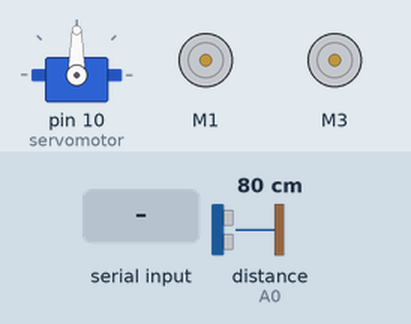
Bench run of a sketch on a simulated Arduino Uno, built with avr-gcc and run on an emulated ATmega328P. On the bench: servo, 2 × DC motor (green arrow = forward, orange = backward, longer = faster). The inputs (shaded band) are chosen by the test bench; at power-on: distance to the obstacle (sensor on A0) 80 cm. The echo pulse lasts 58.3 µs per cm.

Above: at 1.2 s.
1.3 s: "left" received over Serial
At 2.6 s:
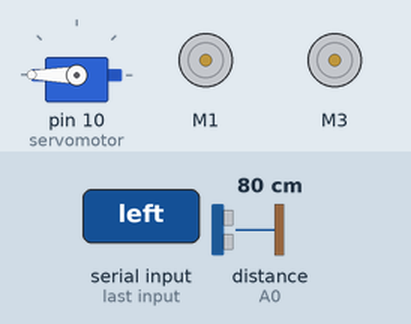
4.3 s: "right" received over Serial
At 5.7 s:
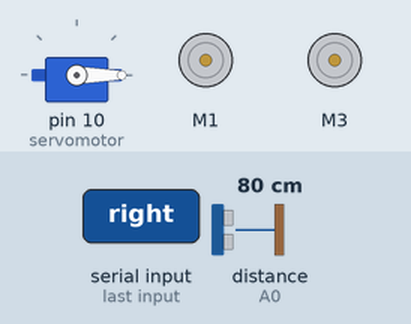
7.3 s: "forward" received over Serial
At 9.1 s:
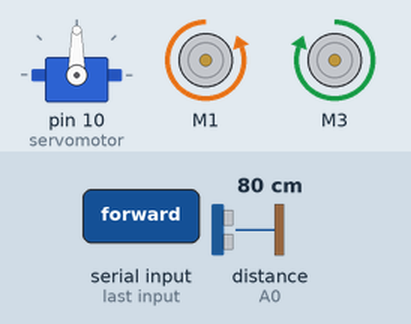
9.8 s: distance to the obstacle (sensor on A0) set to 11 cm
11.3 s: distance to the obstacle (sensor on A0) set to 8 cm
At 11.7 s:
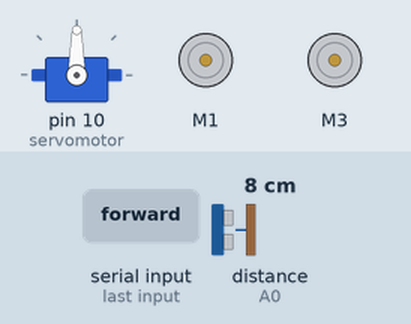
12.8 s: "left" received over Serial
At 15.0 s:
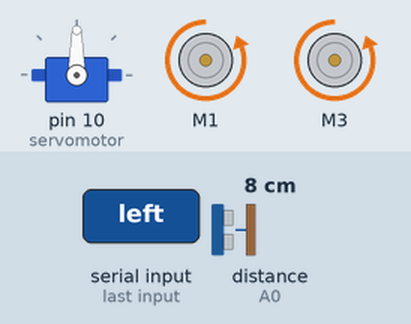
Timing chart, 0 to 16.7 s (numbered marks = the images above; inputs shaded):
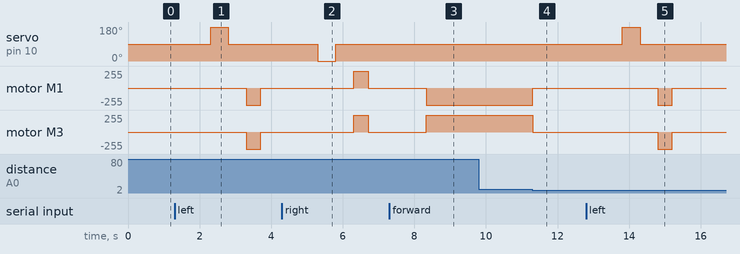

Measured:
- the behaviour switches between 10 and 9 cm on distance to the obstacle (sensor on A0) (found by bisection; images 3 and 4)
- after the input at 1.3 s, servo on pin 10 (servomotor): 90° → 180° after 1.0 s, → 90° 0.50 s later; motor M1, motor M3: stopped → backward 255/255 after 2.0 s, → stopped 0.40 s later
- after the input at 4.3 s, servo on pin 10 (servomotor): 90° → 0° after 1.0 s, → 90° 0.50 s later; motor M1, motor M3: stopped → forward 255/255 after 2.0 s, → stopped 0.40 s later
- after the input at 7.3 s, motor M1: stopped → backward 255/255 after 1.0 s; motor M3: stopped → forward 255/255 after 1.0 s
- after the input at 9.8 s, every drawn part: stays the same
- after the input at 11.3 s, motor M1: backward 255/255 → stopped at once; motor M3: forward 255/255 → stopped at once
- after the input at 12.8 s, servo on pin 10 (servomotor): 90° → 180° after 1.0 s, → 90° 0.50 s later; motor M1, motor M3: stopped → backward 255/255 after 2.0 s, → stopped 0.40 s later

The sketch:

proiect.ino
```cpp
#include <AFMotor.h>
#include <NewPing.h>
#include <Servo.h>

#define ECHO A0
#define TRIGGER A1
#define MAX_DISTANCE 300
#define IR A5

AF_DCMotor motor1(1, MOTOR12_1KHZ);
AF_DCMotor motor3(3, MOTOR34_1KHZ);

NewPing ultrasonic(TRIGGER, ECHO, MAX_DISTANCE);

Servo servomotor;

String command;

void setup() {
  Serial.begin(9600);
  servomotor.attach(10);
  servomotor.write(90);
  pinMode(IR, INPUT);

}

void loop() {
  // int distance = ultrasonic.ping_cm();
  // Serial.println(distance);
  // int IR_sensor = digitalRead(IR);
  // Serial.println(IR_sensor);

  if (Serial.available() > 0) {
    command = "";
    delay(2);
    command = Serial.readString();
    delay(2);
  }

  if (command == "left") {
    left();
  }

  if (command == "right") {
    right();
  }

  if (command == "stop") {
    Stop();
  }

  while (command == "forward") {
    forward();
  }

  while (command == "back") {
    backward();
  }

}

void forward() {
  int distance = ultrasonic.ping_cm();

  if (distance < 10) {
    Stop();
    command = "";
  } else {
    motor1.setSpeed(255);
    motor1.run(BACKWARD);
    motor3.setSpeed(255);
    motor3.run(FORWARD);
  }
}

void backward() {
  int IR_sensor = digitalRead(IR);
  Serial.println(IR_sensor);
  if (IR_sensor == LOW) {
    Stop();
    command = "";
  } else {
    motor1.setSpeed(255);
    motor1.run(FORWARD);
    motor3.setSpeed(255);
    motor3.run(BACKWARD);
  }
}

void right() {
  servomotor.write(0);
  delay(500);
  servomotor.write(90);
  delay(500);
  motor1.run(FORWARD);
  motor1.setSpeed(255);
  motor3.run(FORWARD);
  motor3.setSpeed(255);
  delay(400);
  motor1.run(RELEASE);
  motor3.run(RELEASE);
  command = "";
}

void left() {
  servomotor.write(180);
  delay(500);
  servomotor.write(90);
  delay(500);
  motor1.run(BACKWARD);
  motor1.setSpeed(255);
  motor3.run(BACKWARD);
  motor3.setSpeed(255);
  delay(400);
  motor1.run(RELEASE);
  motor3.run(RELEASE);
  command = "";
}

void Stop() {
  motor1.run(RELEASE);
  motor3.run(RELEASE);
}
```
